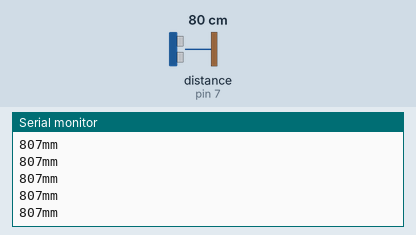
A sketch run on a simulated Arduino Uno, built with avr-gcc and run on an emulated ATmega328P. Shown: the last lines printed to the serial monitor. Wiring (inferred from the names in the program): ultrasonic range finder: trigger pin 8; echo pin 7. The inputs (shaded band) are chosen by the test bench; at power-on: distance to the obstacle (sensor on pin 7) 80 cm. The echo pulse lasts 58.3 µs per cm.

Above: at 1.2 s.
1.3 s: distance to the obstacle (sensor on pin 7) set to 2 cm
At 1.35 s:
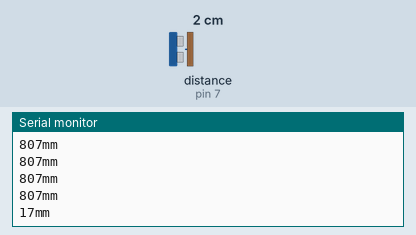
2.8 s: distance to the obstacle (sensor on pin 7) set to 4 cm
At 2.82 s:
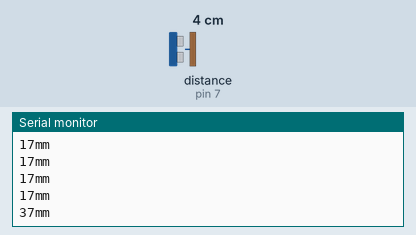
Timing chart, 0 to 5.8 s (numbered marks = the images above; inputs shaded):
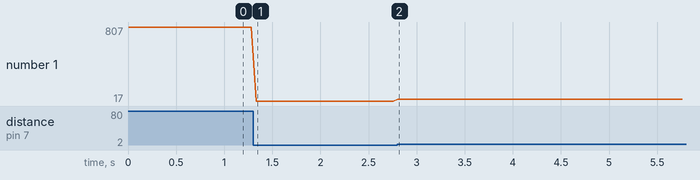

The sketch:

sol5.ino
```cpp
#define echoPin 7
#define trigPin 8
#define Temperature 27

long Read_mm_Dist(int echopin, int trigpin, int temperature);//(1)번문제
long Read_mm_Dist2(int echopin, int trigpin, int temperature);//(2)번문제
unsigned long Mypulseln();//(2)번문제

void setup(){
  Serial.begin(9600);
  pinMode(trigPin, OUTPUT);
  pinMode(echoPin, INPUT);
}

void loop(){
  ///*(1)번문제
  long distance;
  digitalWrite(trigPin, LOW);
  delayMicroseconds(2);

  distance=Read_mm_Dist(echoPin, trigPin, Temperature);
  Serial.print(distance);
  Serial.println("mm");
  delay(50);
  //*/

  /*(2)번문제
  long distance;
  digitalWrite(trigPin, LOW);
  delayMicroseconds(2);

  distance=Read_mm_Dist2(echoPin, trigPin, Temperature);
  Serial.print(distance);
  Serial.println("mm");
  delay(50);
  */

  /*(3)번문제
  long distance;
  int n=1;
  long sum1=0, sum2=0;
  long average1 = 0, average2 = 0;
  double percent;
  digitalWrite(trigPin, LOW);
  delayMicroseconds(2);
  while(n<=10){
    distance=Read_mm_Dist(echoPin, trigPin, Temperature);
    sum1+=distance;
    n++;
    delay(50);
  }
  n=1;
  while(n<=10){
    distance=Read_mm_Dist2(echoPin, trigPin, Temperature);
    sum2+=distance;
    n++;
    delay(50);
  }
  average1=sum1/10;
  Serial.print("(1)번함수 10회평균 = ");
  Serial.print(average1);Serial.println("mm");
  average2=sum2/10;
  Serial.print("(2)번함수 10회평균 = ");
  Serial.print(average2);Serial.println("mm");
  percent=(((double)average2-(double)average1)/(double)average2)*100.0;
  Serial.print(percent); Serial.println("%");
  Serial.println("------------");
  */
}


long Read_mm_Dist(int echopin, int trigpin, int temperature){
  long duration;
  digitalWrite(trigpin, HIGH);
  delayMicroseconds(10);
  digitalWrite(trigpin, LOW);

  duration = pulseIn(echopin, HIGH);
  return (331.5 + 0.6*temperature) * ((float)duration/1000000/2) * 1000;

}

long Read_mm_Dist2(int echopin, int trigpin, int temperature){
  long duration;
  digitalWrite(trigpin, HIGH);
  delayMicroseconds(10);
  digitalWrite(trigpin, LOW);

  duration=Mypulseln();
  return (331.5 + 0.6*temperature) * ((float)duration/1000000/2) * 1000;
}

unsigned long Mypulseln(){
  unsigned long Start, End,t;
  while(1){
   if(digitalRead(echoPin)==HIGH){
     Start=micros();break;
   }
  }
  while(1){
   if(digitalRead(echoPin)==LOW){
    End=micros(); break;
   }
  }
  t = End-Start;
  return t;
}
```

Measured:
- after the input at 1.3 s, the serial monitor: prints a new line at once (image 1)
- after the input at 2.8 s, the serial monitor: prints a new line at once (image 2)
- plotted number 1: 807 → 17 after the input at 1.3 s, 17 → 37 after the input at 2.8 s
